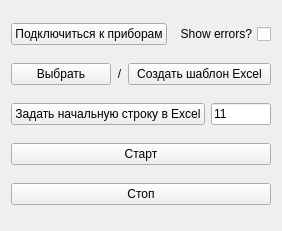
   <widget class="QWidget" name="verticalLayoutWidget">
    <property name="geometry">
     <rect>
      <x>399</x>
      <y>9</y>
      <width>271</width>
      <height>231</height>
     </rect>
    </property>
    <layout class="QVBoxLayout" name="MainVL">
     <item>
      <layout class="QHBoxLayout" name="horizontalLayout_7">
       <item>
        <widget class="QPushButton" name="instruments_button">
         <property name="sizePolicy">
          <sizepolicy hsizetype="Maximum" vsizetype="Fixed">
           <horstretch>0</horstretch>
           <verstretch>0</verstretch>
          </sizepolicy>
         </property>
         <property name="autoFillBackground">
          <bool>false</bool>
         </property>
         <property name="text">
          <string>Подключиться к приборам</string>
         </property>
        </widget>
       </item>
       <item>
        <widget class="QCheckBox" name="show_errors_cb">
         <property name="layoutDirection">
          <enum>Qt::RightToLeft</enum>
         </property>
         <property name="text">
          <string>Show errors?</string>
         </property>
        </widget>
       </item>
      </layout>
     </item>
     <item>
      <layout class="QHBoxLayout" name="TemplateHL">
       <item>
        <widget class="QPushButton" name="choose_button">
         <property name="maximumSize">
          <size>
           <width>100</width>
           <height>16777215</height>
          </size>
         </property>
         <property name="text">
          <string>Выбрать</string>
         </property>
        </widget>
       </item>
       <item>
        <widget class="QLabel" name="label">
         <property name="enabled">
          <bool>true</bool>
         </property>
         <property name="maximumSize">
          <size>
           <width>5</width>
           <height>16777215</height>
          </size>
         </property>
         <property name="text">
          <string>/</string>
         </property>
         <property name="alignment">
          <set>Qt::AlignCenter</set>
         </property>
        </widget>
       </item>
       <item>
        <widget class="QPushButton" name="create_button">
         <property name="layoutDirection">
          <enum>Qt::LeftToRight</enum>
         </property>
         <property name="text">
          <string>Создать шаблон Excel</string>
         </property>
        </widget>
       </item>
      </layout>
     </item>
     <item>
      <layout class="QHBoxLayout" name="StartLineHL">
       <item>
        <widget class="QPushButton" name="start_line_button">
         <property name="sizePolicy">
          <sizepolicy hsizetype="Preferred" vsizetype="Fixed">
           <horstretch>0</horstretch>
           <verstretch>0</verstretch>
          </sizepolicy>
         </property>
         <property name="text">
          <string>Задать начальную строку в Excel</string>
         </property>
        </widget>
       </item>
       <item>
        <widget class="QLineEdit" name="start_line_le">
         <property name="sizePolicy">
          <sizepolicy hsizetype="Minimum" vsizetype="Fixed">
           <horstretch>0</horstretch>
           <verstretch>0</verstretch>
          </sizepolicy>
         </property>
         <property name="maximumSize">
          <size>
           <width>60</width>
           <height>16777215</height>
          </size>
         </property>
         <property name="text">
          <string>11</string>
         </property>
        </widget>
       </item>
      </layout>
     </item>
     <item>
      <widget class="QPushButton" name="start_button">
       <property name="text">
        <string>Старт</string>
       </property>
      </widget>
     </item>
     <item>
      <widget class="QPushButton" name="pause_button">
       <property name="text">
        <string>Стоп</string>
       </property>
      </widget>
     </item>
    </layout>
   </widget>
